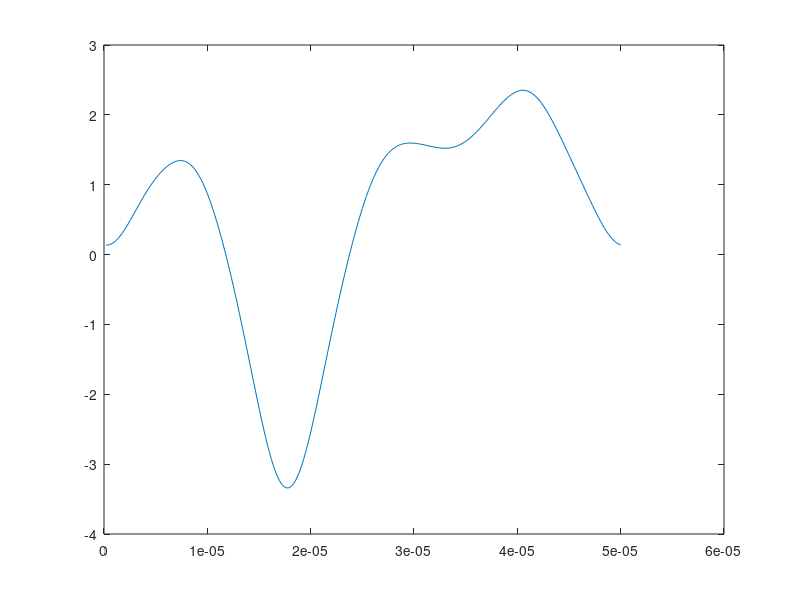

This figure's MATLAB source:
% BURP pulse generator
% TKM, 6 August 2015

clear
close all
clc

%%
pulseLength = 50e-6; %s
flipAngle = 0.5; %give as fraction of 2pi. So a 90 deg flip is 0.25, 180 is 0.5, etc.

%%

nPts = 256;
pulseTimeRes = pulseLength/nPts; %s
pulseTime = pulseTimeRes:pulseTimeRes:pulseLength;

% coefficients for iBURP-1
A = [0.70, -0.15, -0.94, 0.11, -0.02, -0.04, 0.01, -0.02, -0.01];
B = [-1.54, 1.01, -0.24, -0.04, 0.08, -0.04, -0.01, 0.01, -0.01];

for i = 1:length(A)
    p(:,i) = A(i)*cos(i*2*pi/pulseLength*pulseTime) + B(i)*sin(i*2*pi/pulseLength*pulseTime);
end
%%
p = sum(p,2) + flipAngle;

plot(pulseTime,p)

